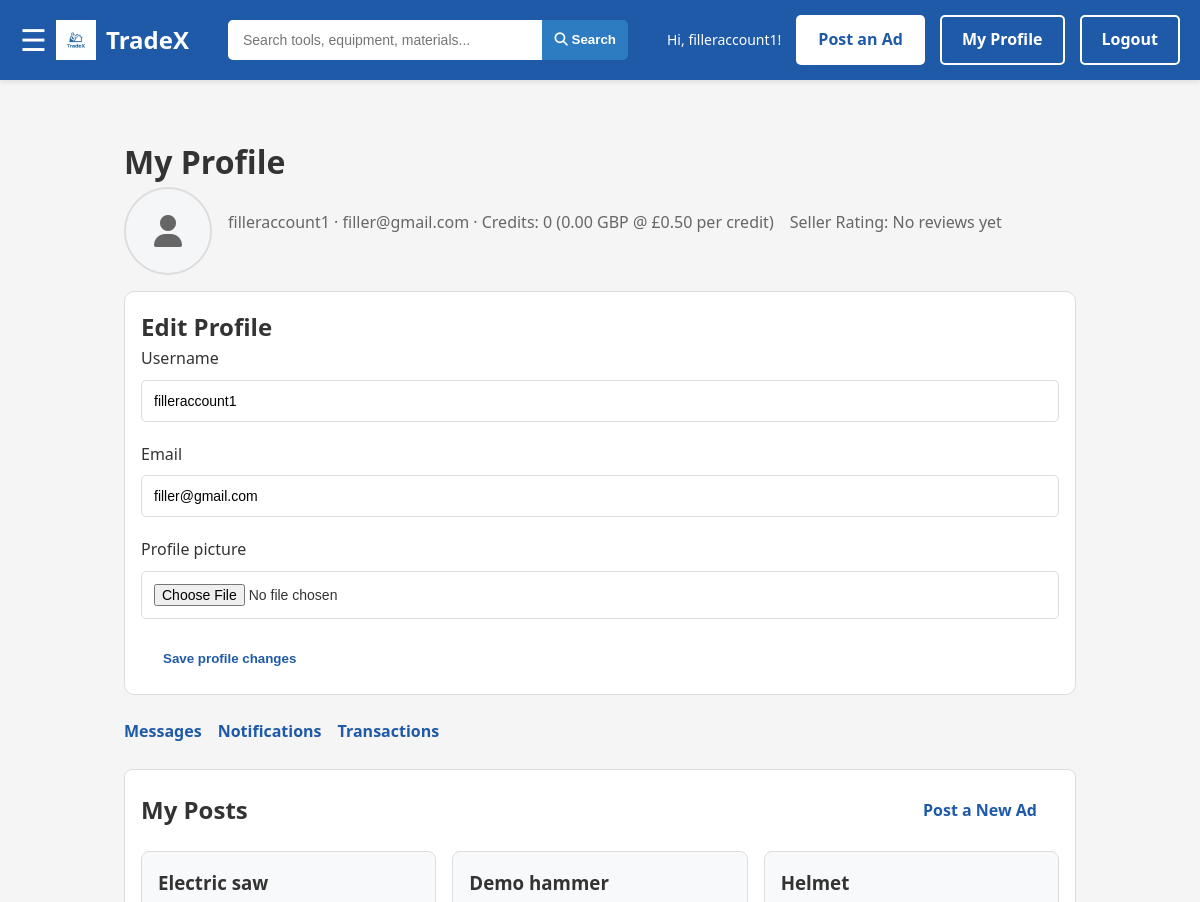
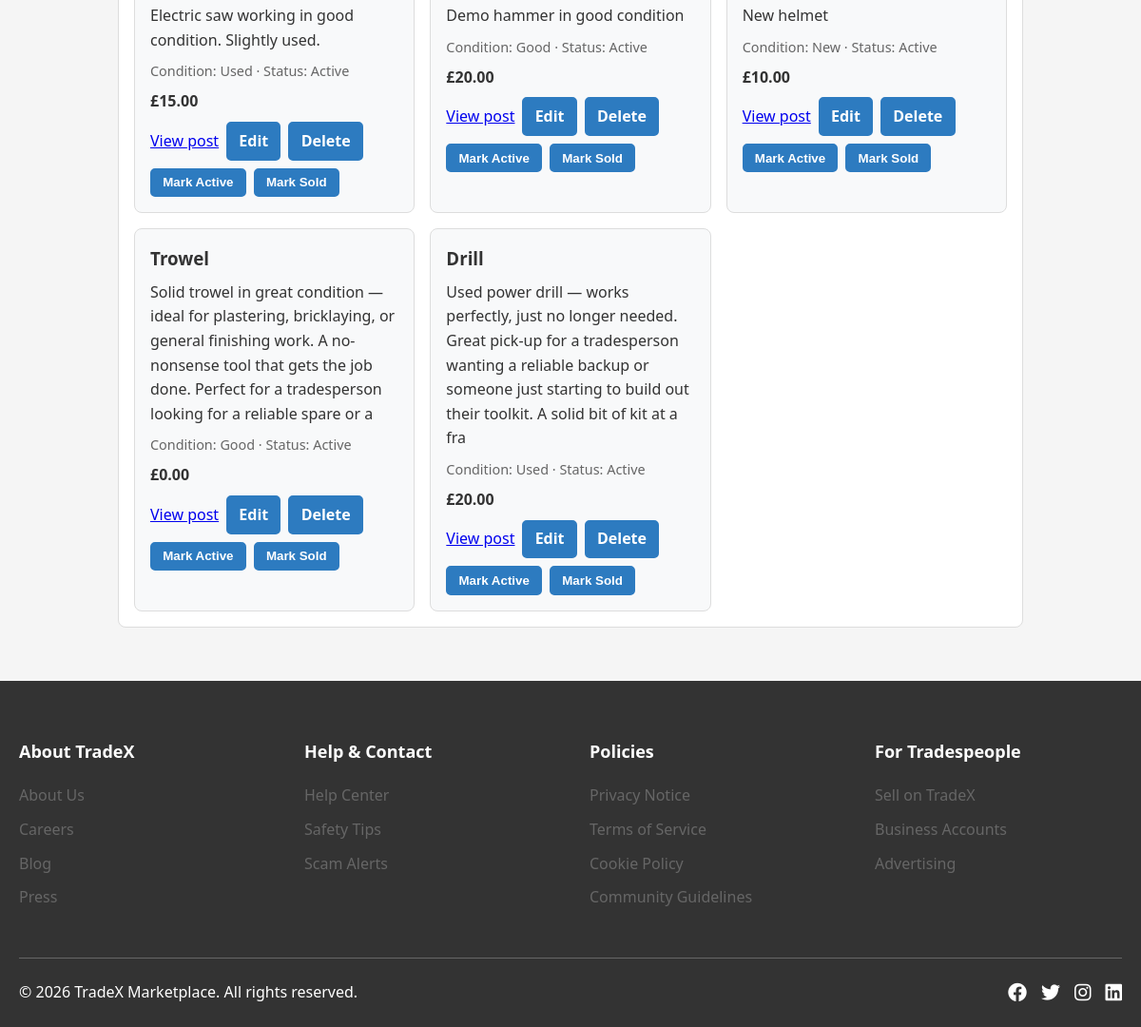
/profile/ (signed in), run on the app's committed database (2 pictures, top to bottom).
### myapp/models.py (models this page shows, shortened)
class User(models.Model):
    username = models.CharField(max_length=50, unique=True)
    email = models.EmailField(unique=True)
    password_hash = models.CharField(max_length=255)
    profile_photo = models.ImageField(upload_to="profiles/", null=True, blank=True)
    credits_balance = models.IntegerField(default=0)
    created_at = models.DateTimeField(auto_now_add=True)

class Listing(models.Model):
    title = models.CharField(max_length=50)
    description = models.CharField(max_length=200)
    price = models.DecimalField(max_digits=20, decimal_places=2)
    createdDate = models.DateTimeField(auto_now_add=True)
    user = models.ForeignKey(User, on_delete=models.CASCADE)
    creditAccount = models.ForeignKey(CreditAccount, on_delete=models.CASCADE)
    location = models.ForeignKey(Location, on_delete=models.CASCADE)
    category = models.ForeignKey('Category', on_delete=models.CASCADE)
    condition = models.CharField(max_length=10, choices=MaterialCondition.choices)
    status = models.CharField(max_length=10, choices=ListingStatus.choices)
    credit_awarded_on_sale = models.BooleanField(default=False)

### myapp/views.py (the view)
# urls.py: path("profile/", views.profile, name="profile"),
def profile(request):
    profile_user = _get_profile_user(request)
    if not profile_user:
        return redirect("login")
    if request.method == "POST":
        form = ProfileUpdateForm(request.POST, request.FILES, instance=profile_user)
        if form.is_valid():
            form.save()
            return redirect("profile")
    else:
        form = ProfileUpdateForm(instance=profile_user)
    user_listings = Listing.objects.none()
    user_listings = Listing.objects.filter(user=profile_user).order_by("-createdDate")
    received_reviews = ListingReview.objects.filter(listing__user=profile_user)
    reviews_count = received_reviews.count()
    average_rating = received_reviews.aggregate(avg_rating=Avg("rating"))["avg_rating"]
    credit_value_gbp = Decimal(profile_user.credits_balance) * Decimal("0.50")
    return render(request, "profile/profile.html", {
        **get_nav_context(request),
        "profile_user": profile_user,
        "user_listings": user_listings,
        "reviews_count": reviews_count,
        "average_rating": average_rating,
        "credit_value_gbp": credit_value_gbp,
        "profile_form": form,
    })

### myapp/forms.py (shortened to what this page needs)
class ProfileUpdateForm(forms.ModelForm):
    class Meta:
        model = User
        fields = ["username", "email", "profile_photo"]
    def __init__(self, *args, **kwargs):
        super().__init__(*args, **kwargs)
        self.fields["username"].max_length = 50
        self.fields["profile_photo"].required = False

### myapp/views.py (called while the page is built)
def _get_profile_user(request):
    user_id = request.session.get("user_id")
    profile_user = None
    if user_id:
        profile_user = User.objects.filter(id=user_id).first()
    if not profile_user and request.user.is_authenticated:
        profile_user = User.objects.filter(username=request.user.username).first()
        if profile_user:
            request.session["user_id"] = profile_user.id
    return profile_user

def get_nav_context(request):
    user_id = request.session.get("user_id")
    user = None
    if user_id:
        try:
            user = User.objects.get(id=user_id)
        except User.DoesNotExist:
            pass
    return {"user_id": user_id, "user": user}

### myapp/templates/profile/profile.html (shortened to what this page needs)
{% load static %}
<!DOCTYPE html>
<html lang="en">
<head>
    <link rel="stylesheet" href="{% static 'styles/styles.css' %}">
    <link rel="stylesheet" href="{% static 'home/home.css' %}">
    <link rel="stylesheet" href="{% static 'profile/profile.css' %}">
    <link rel="stylesheet" href="https://cdnjs.cloudflare.com/ajax/libs/font-awesome/6.4.0/css/all.min.css">
</head>
<body>
    {% include 'home/navbar.html' %}
    <div class="profile-outer-div">
         <h1>My Profile</h1>
        {% if profile_user %}
                <div class="profile-header">
                <div class="profile-photo-wrapper">
                    {% if profile_user.profile_photo %}
                        <img src="{{ profile_user.profile_photo.url }}" alt="{{ profile_user.username }} profile photo" class="profile-photo">
                    {% else %}
                        <div class="profile-photo profile-photo-placeholder">
                            <i class="fas fa-user"></i>
                        </div>
                    {% endif %}
                </div>
                <p class="profile-meta">
                    {{ profile_user.username }} · {{ profile_user.email }} · Credits: {{ profile_user.credits_balance }} ({{ credit_value_gbp|floatformat:2 }} GBP @ £0.50 per credit)
                </p>
                                <p class="profile-meta">
                    Seller Rating:
                    {% if reviews_count %}
                        {{ average_rating|floatformat:1 }}/5 ({{ reviews_count }} review{{ reviews_count|pluralize }})
                    {% else %}
                        No reviews yet
                    {% endif %}
                </p>
            </div>
            <section class="profile-edit-section">
                <h2>Edit Profile</h2>
                <form method="POST" enctype="multipart/form-data" class="profile-edit-form">
                    <div class="form-group">
                        <label for="{{ profile_form.username.id_for_label }}">Username</label>
                        {{ profile_form.username }}
                    </div>
                    <div class="form-group">
                        <label for="{{ profile_form.email.id_for_label }}">Email</label>
                        {{ profile_form.email }}
                    </div>
                    <div class="form-group">
                        <label for="{{ profile_form.profile_photo.id_for_label }}">Profile picture</label>
                        {{ profile_form.profile_photo }}
                    </div>
                    <button type="submit" class="btn btn-primary">Save profile changes</button>
                </form>
            </section>
        {% endif %}
        <div class="link-div">
            <a href="{% url 'messages' %}">Messages</a>
            <a href="{% url 'notifications' %}">Notifications</a>
            <a href="{% url 'transactions' %}">Transactions</a>
        </div>
        <section class="posts-section">
            <div class="posts-header">
                <h2>My Posts</h2>
                <a href="{% url 'create_listing' %}" class="btn btn-primary">Post a New Ad</a>
            </div>
            {% if user_listings %}
                <div class="posts-grid">
                    {% for listing in user_listings %}
                        <article class="post-card">
                            <h3>{{ listing.title }}</h3>
                            <p class="post-description">{{ listing.description }}</p>
                            <p class="post-meta">Condition: {{ listing.get_condition_display }} · Status: {{ listing.get_status_display }}</p>
                            <p class="post-price">£{{ listing.price }}</p>
                            <div class="post-actions">
                                <a href="{% url 'product_details' listing.id %}">View post</a>
                                <a href="{% url 'edit_listing' listing.id %}" class="btn btn-secondary">Edit</a>
                                <a href="{% url 'delete_listing' listing.id %}" class="btn btn-outline" onclick="return confirm('Delete this ad?');">Delete</a>
                            </div>
                                <div class="post-actions" style="margin-top:0.5rem;gap:0.5rem;">
                                <form method="post" action="{% url 'update_listing_status' listing.id %}">
                                    <button type="submit" class="btn btn-outline" {% if listing.status == 'active' %}disabled{% endif %}>Mark Active</button>
                                </form>
                                <form method="post" action="{% url 'update_listing_status' listing.id %}">
                                    <button type="submit" class="btn btn-secondary" {% if listing.status == 'sold' %}disabled{% endif %}>Mark Sold</button>
                                </form>
                            </div>
                        </article>
                    {% endfor %}
                </div>
            {% else %}
                <p class="empty-posts">You haven't posted any ads yet.</p>
            {% endif %}
        </section>
    </div>
    {% include 'home/footer.html' %}
</body>
</html>

### myapp/templates/home/navbar.html
{% load static %}
<nav class="navbar">
        <div class="nav-container">
            <span id="openNavBtn" style="font-size:30px;cursor:pointer;color:white;">&#9776;</span>
            <a href="{% url 'home' %}" class="logo">
                <img src="{% static 'images/tradex-logo.png' %}" alt="TradeX Logo">
                <span>TradeX</span>
            </a>
            <form class="search-bar" method="GET" action="{% url 'products' %}">
                <input type="text"
                       name="q"
                       placeholder="Search tools, equipment, materials..."
                       value="{{ search_query }}">
                <button type="submit" class="search-btn">
                    <i class="fas fa-search"></i> Search
                </button>
            </form>
            <div class="nav-actions">
                {% if user_id %}
                    <span class="user-greeting">Hi, {{ user.username }}!</span>
                    <a href="{% url 'create_listing' %}" class="btn btn-primary">Post an Ad</a>
                    <a href="{% url 'profile' %}" class="btn btn-secondary">My Profile</a>
                    <a href="{% url 'logout' %}" class="btn btn-outline">Logout</a>
                {% else %}
                    <a href="{% url 'create_listing' %}" class="btn btn-primary">Post an Ad</a>
                    <a href="{% url 'register' %}" class="btn btn-secondary">Sign Up</a>
                    <a href="{% url 'login' %}" class="btn btn-outline">Login</a>
                {% endif %}
            </div>
        </div>
    </nav>

### myapp/static/styles/styles.css (style rules this page uses)
:root { --primary-blue: #1E5AA8; --secondary-blue: #2D7BC0; --light-blue: #E8F1F8; --white: #FFFFFF; --dark-gray: #333333; --medium-gray: #666666; --light-gray: #F5F5F5; --border-color: #DDDDDD; }
.nav-container { max-width: 1400px; margin: 0 auto; padding: 0 20px; display: flex; align-items: center; justify-content: space-between; }
body { display: flex; flex-direction: column; min-height: 100vh; }
a, button, [onclick] { cursor: pointer; }
.navbar { background-color: var(--primary-blue); padding: 15px 0; position: sticky; top: 0; z-index: 1000; box-shadow: 0 2px 5px rgba(0,0,0,0.1); }
.logo { display: flex; align-items: center; gap: 10px; text-decoration: none; color: var(--white); font-size: 24px; font-weight: bold; }
.logo img { height: 40px; width: auto; }
.search-bar { display: flex; flex: 1; max-width: 400px; margin: 0 30px; }
.search-bar input { flex: 1; padding: 12px 15px; border: none; border-radius: 5px 0 0 5px; font-size: 14px; outline: none; }
.search-btn { padding: 4px 12px; background-color: var(--secondary-blue); color: var(--white); border: none; border-radius: 0 5px 5px 0; cursor: pointer; font-weight: bold; }
.nav-actions { display: flex; align-items: center; gap: 15px; }
.user-greeting { color: var(--white); font-size: 14px; }
.btn { padding: 10px 20px; border-radius: 5px; text-decoration: none; font-weight: bold; cursor: pointer; transition: all 0.3s ease; display: inline-block; border: 2px solid transparent; }
.btn-primary { background-color: var(--white); color: var(--primary-blue); }
.btn-secondary { background-color: transparent; color: var(--white); border: 2px solid var(--white); }
.btn-outline { background-color: transparent; color: var(--white); border: 2px solid var(--white); }

### myapp/static/home/home.css (style rules this page uses)
* { margin: 0; padding: 0; box-sizing: border-box; }
body { font-family: 'Segoe UI', Tahoma, Geneva, Verdana, sans-serif; background-color: var(--light-gray); color: var(--dark-gray); line-height: 1.6; }
.form-group { margin-bottom: 20px; }
.form-group label { display: block; margin-bottom: 8px; color: var(--dark-gray); font-weight: 500; }
.form-group input { width: 100%; padding: 12px; border: 1px solid var(--border-color); border-radius: 5px; font-size: 14px; }

### myapp/static/profile/profile.css (style rules this page uses)
.form-group { margin-bottom: 20px; }
.form-group label { display: block; margin-bottom: 8px; color: var(--dark-gray); font-weight: 500; }
.form-group input { width: 100%; padding: 12px; border: 1px solid var(--border-color); border-radius: 5px; font-size: 14px; }
.profile-outer-div { max-width: 1000px; margin: 2rem auto; padding: 1.5rem; }
.profile-meta { color: var(--medium-gray); margin-bottom: 1rem; }
.profile-header { display: flex; align-items: center; gap: 1rem; margin-bottom: 1rem; }
.profile-photo-wrapper { width: 88px; height: 88px; }
.profile-photo { width: 100%; height: 100%; border-radius: 50%; object-fit: cover; border: 2px solid var(--border-color); display: flex; align-items: center; justify-content: center; }
.profile-photo-placeholder { background: #f4f6f8; color: var(--medium-gray); font-size: 2rem; }
.profile-edit-section { background: #fff; border: 1px solid var(--border-color); border-radius: 10px; padding: 1rem; margin-bottom: 1.5rem; }
.link-div { display: flex; gap: 1rem; flex-wrap: wrap; margin-bottom: 1.5rem; }
.link-div a { text-decoration: none; color: var(--primary-blue); font-weight: 600; }
.posts-section { background-color: var(--white); border: 1px solid var(--border-color); border-radius: 8px; padding: 1rem; }
.posts-header { display: flex; justify-content: space-between; align-items: center; gap: 1rem; margin-bottom: 1rem; }
.posts-grid { display: grid; grid-template-columns: repeat(auto-fit, minmax(220px, 1fr)); gap: 1rem; }
.post-card { border: 1px solid var(--border-color); border-radius: 8px; padding: 1rem; background: #f8f9fa; }
.post-description { color: var(--dark-gray); margin: 0.5rem 0; }
.post-meta { color: var(--medium-gray); font-size: 0.9rem; }
.post-price { font-weight: 700; margin: 0.5rem 0; }
.post-actions { display: flex; align-items: center; gap: 0.5rem; margin-top: 0.5rem; }
.post-actions .btn { padding: 0.35rem 0.7rem; }
.post-actions .btn-secondary, .post-actions .btn-outline { background-color: var(--secondary-blue); border-color: var(--secondary-blue); color: var(--white); }

### data on the page
User: username "filleraccount1", email "filler@gmail.com", credits_balance "0"
Listing: title "Electric saw", description "Electric saw working in good condition. Slightly used.", condition "Used", status "Active", price "15.00"
Listing: title "Demo hammer", description "Demo hammer in good condition", condition "Good", status "Active", price "20.00"
Listing: title "Helmet", description "New helmet", condition "New", status "Active", price "10.00"
Listing: title "Trowel", description "Solid trowel in great condition — ideal for plastering, bricklaying, or general finishing work. A no-nonsense tool that gets the job done. Perfect for a tradesperson looking for a reliable spare or a", condition "Good", status "Active", price "0.00"
Listing: title "Drill", description "Used power drill — works perfectly, just no longer needed. Great pick-up for a tradesperson wanting a reliable backup or someone just starting to build out their toolkit. A solid bit of kit at a fra", condition "Used", status "Active", price "20.00"

### other printed values
{{ credit_value_gbp|floatformat:2 }} "0.00"
